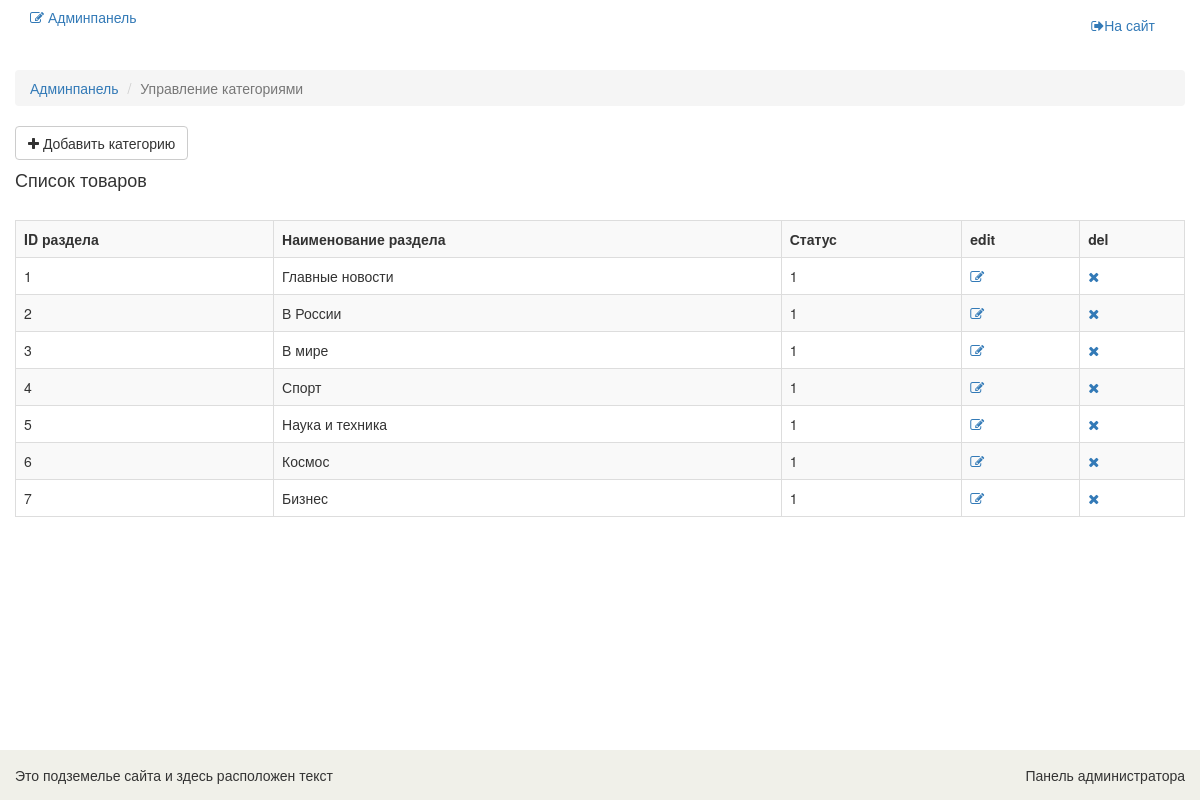
The page /admin/category (signed in) on the database its author committed.
### tables this page shows
CREATE TABLE `category` (
  `id` int(11) NOT NULL,
  `name` varchar(15) NOT NULL,
  `sort_order` int(11) NOT NULL DEFAULT '1',
  `status` int(11) NOT NULL DEFAULT '1'
);

### config/routes.php (called while the page is built)
<?php
return array(
    'news/([0-9]+)' => 'news/view/$1',
    'admin/category/edit/([0-9]+)' => 'adminCategory/edit/$1',
    'admin/category/delete/([0-9]+)' => 'adminCategory/delete/$1',
    'admin/category/add' => 'adminCategory/add',
    'admin/category' => 'adminCategory/index',
    'admin/news/edit/([0-9]+)' => 'adminNews/edit/$1',
    'admin/news/delete/([0-9]+)' => 'adminNews/delete/$1',
    'admin/news/view/([0-9]+)' => 'adminNews/view/$1',
    'admin/news/add' => 'adminNews/add',
    'admin/news' => 'adminNews/index',
    'admin/cabinet' => 'admin/index',
    'admin' => 'admin/login',
    'category/([0-9]+)/page-([0-9]+)/([\?]{1}[a-z0-9]+[\=]{1}[a-z0-9]+)' => 'category/sort/$1/$2',
    'category/([0-9]+)/([\?]{1}[a-z0-9]+[\=]{1}[a-z0-9]+)' => 'category/sort/$1',
    'category/([0-9]+)/page-([0-9]+)' => 'category/index/$1/$2',
    'category/([0-9]+)' => 'category/index/$1',
    'page-([0-9]+)/([\?]{1}[a-z0-9]+[\=]{1}[a-z0-9]+)' => 'site/sort/$1',
    'page-([0-9]+)' => 'site/index/$1',
    'logout' => 'admin/logout',
    'change' => 'admin/change',
    '(^[\?]{1}[a-z0-9]+[\=]{1}[a-z0-9]+$)' => 'site/sort',
    '' => 'site/index'
);

### controllers/AdminCategoryController.php (called while the page is built, shortened)
<?php
class AdminCategoryController
{
    public function actionIndex()
    {
        $categories = Category::getCategoryList();
        require_once ROOT . '/views/adminCategory/index.php';
        return true;
    }
}

### index.php (called while the page is built, shortened)
<?php
$router = new Router();
$router->run();

### models/Category.php (called while the page is built, shortened)
<?php
class Category
{
    public static function getCategoryList()
    {
        $db = Db::getConnection();
        $sql = "SELECT `id`, `name`, `sort_order`, `status` FROM `category`";
        $result = $db->prepare($sql);
        $result->execute();
        $i = 0;
        $categoryList = array();
        while ($row = $result->fetch()) {
            $categoryList[$i]['id'] = $row['id'];
            $categoryList[$i]['name'] = $row['name'];
            $categoryList[$i]['sort_order'] = $row['sort_order'];
            $categoryList[$i]['status'] = $row['status'];
            $i++;
        }
        return $categoryList;
    }
}

### views/adminCategory/index.php (the view)
<?php require_once ROOT . '/views/layouts/headerAdmin.php' ?>
    <section>
        <div class="container">
            <div class="row">
                <br/>
                <div class="breadcrumbs">
                    <ol class="breadcrumb">
                        <li><a href="/admin">Админпанель</a></li>
                        <li class="active">Управление категориями</li>
                    </ol>
                </div>
                <a href="/admin/category/add" class="btn btn-default back"><i class="fa fa-plus"></i> Добавить категорию</a>
                <h4>Список товаров</h4>
                <br/>
                <table class="table-bordered table-striped table">
                    <tr>
                        <th>ID раздела</th>
                        <th>Наименование раздела</th>
                        <th>Статус</th>
                        <th>edit</th>
                        <th>del</th>
                    </tr>
                    <?php foreach ($categories as $category): ?>
                        <tr>
                            <td><?php echo $category['id']; ?></td>
                            <td><?php echo $category['name']; ?></td>
                            <td><?php echo $category['status']; ?></td>
                            <td><a href="/admin/category/edit/<?php echo $category['id']; ?>" title="Редактировать"><i
                                            class="fa fa-pencil-square-o"></i></a></td>
                            <td><a href="/admin/category/delete/<?php echo $category['id']; ?>" title="Удалить"><i
                                            class="fa fa-times"></i></a></td>
                        </tr>
                    <?php endforeach; ?>
                </table>
            </div>
        </div>
    </section>
<?php require_once ROOT . '/views/layouts/footerAdmin.php' ?>

### components/Router.php (shortened to what this page needs)
<?php
class Router
{
    public function __construct()
    {
        $routesPath = ROOT . '/config/routes.php';
        $this->routes = include($routesPath);
    }
    private function getURI()
    {
        if (!empty($_SERVER['REQUEST_URI'])) {
            return trim($_SERVER['REQUEST_URI'], '/');
        }
    }
    public function run()
    {
        $uri = $this->getURI();
        foreach ($this->routes as $uriPattern => $path) {
            if (preg_match("~$uriPattern~", $uri)) {
                $internalPath = preg_replace("~$uriPattern~", $path, $uri);
                $segments = explode("/", $internalPath);
                $controllerName = array_shift($segments);
                $actionName = array_shift($segments);
                $actionName = "action" . ucfirst($actionName);
                $parameters = $segments;
                $controllerObject = new $controllerName;
                $result = call_user_func_array(array($controllerObject, $actionName), $parameters);
                if ($result != null) {
                    break;
                }
            }
        }
    }
}

### template/css/style.css (style rules this page uses)
html, body { height: 100%; margin: 0; padding: 0; }

### rows shown on the page
category: id "1", name "Главные новости", status "1"
category: id "2", name "В России", status "1"
category: id "3", name "В мире", status "1"
category: id "4", name "Спорт", status "1"
category: id "5", name "Наука и техника", status "1"
category: id "6", name "Космос", status "1"
category: id "7", name "Бизнес", status "1"
